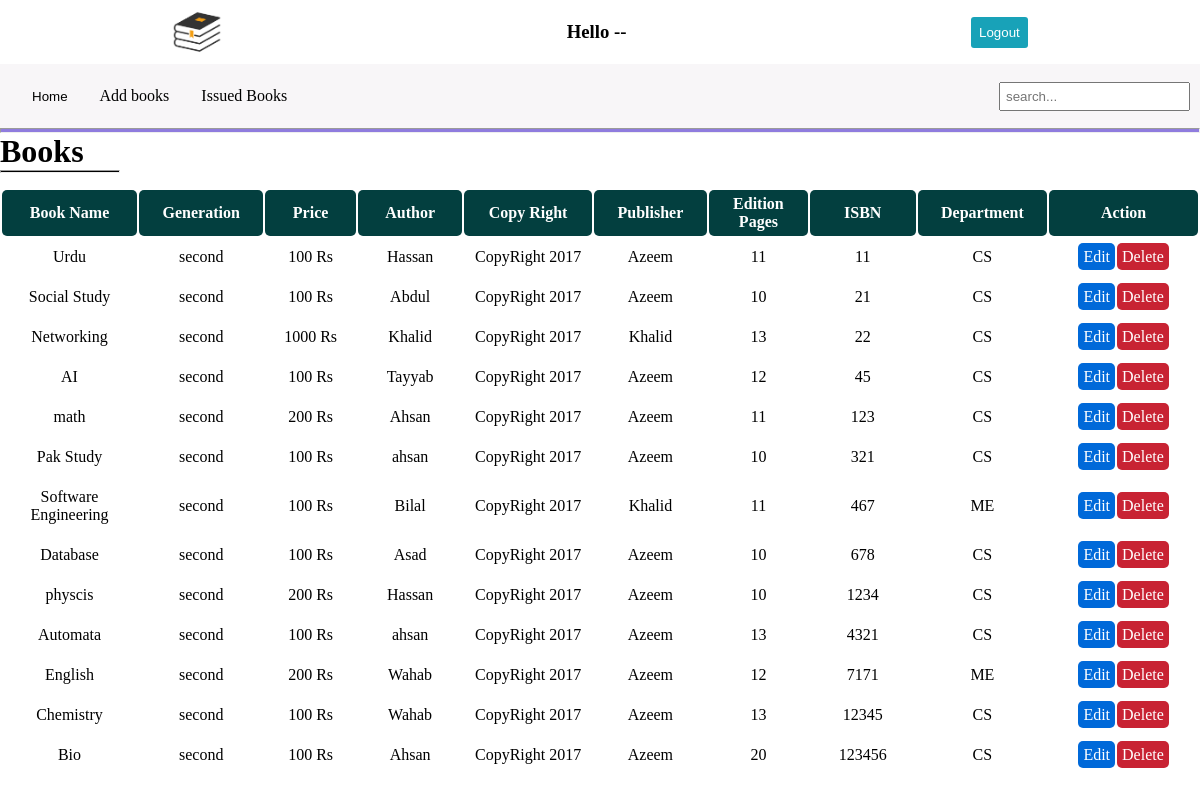
The app's page /viewBook.php with its own data.
### tables this page shows
CREATE TABLE `book` (
  `book_name` varchar(255) NOT NULL,
  `generation` varchar(100) NOT NULL,
  `price` int(50) NOT NULL,
  `author` varchar(100) NOT NULL,
  `copy_right` varchar(255) NOT NULL,
  `publisher` varchar(100) NOT NULL,
  `edition_pages` varchar(100) NOT NULL,
  `ISBN` int(255) NOT NULL,
  `department` varchar(50) NOT NULL
);

### viewBook.php (the view, shortened to what this page needs)
<?php
require 'conn.php';
?>
<!DOCTYPE html>
<html lang="en">
<head>
</head>
<body>
<div class="container">
<div class="first_header">
    <img src="images/logo.png" alt="">
<h3>Hello -- <?php
     ?></h3>
    <form action="" method="post">
        <button  class="logout_btn" name="lotout_btn"> Logout</button>
    </form>
</div>
<div class="second_header">
    <form action="" method="post" >
        <button name="home_btn" class="second_headerAn">    Home    </button>
    </form>
    <a href="addBook.php" class="second_headerAn">Add books</a>
    <a href="view_issued_book.php" class="second_headerAn">Issued Books</a>
    <input type="text" id="myInput" onkeyup="searchFun()" placeholder="search..." style="position: absolute; right: 10px; padding: 5px;">
</div>
<hr class="first_hr">
<h1>Books</h1>
<hr class="second_hr" style="margin-bottom: 15px;">
<table id="myTable">
<tr>
    <th class="table_th">Book Name</th>
    <th class="table_th">Generation</th>
    <th class="table_th">Price</th>
    <th class="table_th">Author</th>
    <th class="table_th">Copy Right</th>
    <th class="table_th">Publisher</th>
    <th class="table_th">Edition Pages</th>
    <th class="table_th">ISBN</th>
    <th class="table_th">Department</th>
    <th class="table_th">Action</th>
</tr>
    <?php
    $sql="SELECT * FROM `book`";
    $result = mysqli_query($conn, $sql);
	              while($row = mysqli_fetch_array($result))
                  {
                    echo "<tr>";
                    $isbn = $row["ISBN"];
                    echo "<td class='table_td'>"; echo $row["book_name"];  echo "</td>";
                    echo "<td class='table_td'>"; echo $row["generation"];  echo "</td>";
                    echo "<td class='table_td'>"; echo $row["price"]." Rs";  echo "</td>";
                    echo "<td class='table_td'>"; echo $row["author"];  echo "</td>";
                    echo "<td class='table_td'>"; echo $row["copy_right"];  echo "</td>";
                    echo "<td class='table_td'>"; echo $row["publisher"];  echo "</td>";
                    echo "<td class='table_td'>"; echo $row["edition_pages"];  echo "</td>";
                    echo "<td class='table_td'>"; echo $row["ISBN"];  echo "</td>";
                    echo "<td class='table_td'>"; echo $row["department"];  echo "</td>";
                    echo "<td class='table_td'>";
                        echo "<a class='table_btn' id='table_btnEdit' href='edit_book.php?isbn=$isbn'>Edit</a>";
                        echo "<a class='table_btn' id='table_btnDelete' href='delete_book.php?isbn=$isbn' >Delete</a>";
                    echo "</td>";
                    echo "</tr>";
                  }
    ?>
</table>
</div>
</body>

### viewBook.php (style rules this page uses)
* { margin: 0; padding: 0; box-sizing: border-box; }
.first_header { height: 4rem; width: 100%; background-color: white; display: flex; justify-content: space-around; align-items: center; }
.first_header img { height: 50px; width: 50px; }
.second_header { height: 4rem; width: 100%; background-color: #F8F6F8; display: flex; align-items: center; }
.first_hr { width:100%; height: 5px; background-color: #8F7CDE; }
.second_hr { width:10%; height: 3px; background-color: black; }
.second_headerAn { margin-left: 2rem; text-decoration: none; color: black; border:0; background-color: transparent; }
.table_td { text-align: center; padding: 10px; }
.table_th { width: 100vw; text-align: center; padding: 5px; color: white; background-color: rgb(3, 63, 63); border-radius: 5px; }
.table_btn { padding: 5px; margin: 1px; color: rgb(255, 255, 255); text-decoration: none; border-radius: 5px; }
#table_btnEdit { background-color: #0069D9; }
#table_btnDelete { background-color: #C82333; }
.logout_btn { text-decoration: none; padding: 8px; background-color: #18A2B8; color: white; border-radius: 3px; border:0; }

### records on screen
book: book_name "Urdu", generation "second", price "100", author "Hassan", copy_right "CopyRight 2017", publisher "Azeem", edition_pages "11", ISBN "11", department "CS"
book: book_name "Social Study", generation "second", price "100", author "Abdul", copy_right "CopyRight 2017", publisher "Azeem", edition_pages "10", ISBN "21", department "CS"
book: book_name "Networking", generation "second", price "1000", author "Khalid", copy_right "CopyRight 2017", publisher "Khalid", edition_pages "13", ISBN "22", department "CS"
book: book_name "AI", generation "second", price "100", author "Tayyab", copy_right "CopyRight 2017", publisher "Azeem", edition_pages "12", ISBN "45", department "CS"
book: book_name "math", generation "second", price "200", author "Ahsan", copy_right "CopyRight 2017", publisher "Azeem", edition_pages "11", ISBN "123", department "CS"
book: book_name "Pak Study", generation "second", price "100", author "ahsan", copy_right "CopyRight 2017", publisher "Azeem", edition_pages "10", ISBN "321", department "CS"
book: book_name "Software Engineering", generation "second", price "100", author "Bilal", copy_right "CopyRight 2017", publisher "Khalid", edition_pages "11", ISBN "467", department "ME"
book: book_name "Database", generation "second", price "100", author "Asad", copy_right "CopyRight 2017", publisher "Azeem", edition_pages "10", ISBN "678", department "CS"
book: book_name "physcis", generation "second", price "200", author "Hassan", copy_right "CopyRight 2017", publisher "Azeem", edition_pages "10", ISBN "1234", department "CS"
book: book_name "Automata", generation "second", price "100", author "ahsan", copy_right "CopyRight 2017", publisher "Azeem", edition_pages "13", ISBN "4321", department "CS"
book: book_name "English", generation "second", price "200", author "Wahab", copy_right "CopyRight 2017", publisher "Azeem", edition_pages "12", ISBN "7171", department "ME"
book: book_name "Chemistry", generation "second", price "100", author "Wahab", copy_right "CopyRight 2017", publisher "Azeem", edition_pages "13", ISBN "12345", department "CS"
book: book_name "Bio", generation "second", price "100", author "Ahsan", copy_right "CopyRight 2017", publisher "Azeem", edition_pages "20", ISBN "123456", department "CS"
